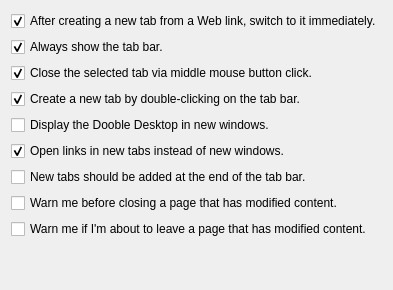
        <widget class="QWidget" name="stackedWidgetPage6">
         <layout class="QVBoxLayout" name="verticalLayout_3">
          <item>
           <widget class="QCheckBox" name="proceedToNewTabCheckBox">
            <property name="text">
             <string>After creating a new tab from a Web link, switch to it immediately.</string>
            </property>
            <property name="checked">
             <bool>true</bool>
            </property>
           </widget>
          </item>
          <item>
           <widget class="QCheckBox" name="alwaysShowTabBarCheckBox">
            <property name="text">
             <string>Always show the tab bar.</string>
            </property>
            <property name="checked">
             <bool>true</bool>
            </property>
           </widget>
          </item>
          <item>
           <widget class="QCheckBox" name="closeViaMiddleCheckBox">
            <property name="text">
             <string>Close the selected tab via middle mouse button click.</string>
            </property>
            <property name="checked">
             <bool>true</bool>
            </property>
           </widget>
          </item>
          <item>
           <widget class="QCheckBox" name="addTabWithDoubleClick">
            <property name="text">
             <string>Create a new tab by double-clicking on the tab bar.</string>
            </property>
            <property name="checked">
             <bool>true</bool>
            </property>
           </widget>
          </item>
          <item>
           <widget class="QCheckBox" name="displayDesktopCheckBox">
            <property name="text">
             <string>Display the Dooble Desktop in new windows.</string>
            </property>
            <property name="checked">
             <bool>false</bool>
            </property>
           </widget>
          </item>
          <item>
           <widget class="QCheckBox" name="openInNewTabsCheckBox">
            <property name="text">
             <string>Open links in new tabs instead of new windows.</string>
            </property>
            <property name="checked">
             <bool>true</bool>
            </property>
           </widget>
          </item>
          <item>
           <widget class="QCheckBox" name="appendNewTabsCheckBox">
            <property name="text">
             <string>New tabs should be added at the end of the tab bar.</string>
            </property>
           </widget>
          </item>
          <item>
           <widget class="QCheckBox" name="closeTabWarningCheckBox">
            <property name="text">
             <string>Warn me before closing a page that has modified content.</string>
            </property>
           </widget>
          </item>
          <item>
           <widget class="QCheckBox" name="leaveModifiedTabCheckBox">
            <property name="text">
             <string>Warn me if I'm about to leave a page that has modified content.</string>
            </property>
           </widget>
          </item>
          <item>
           <spacer name="verticalSpacer_5">
            <property name="orientation">
             <enum>Qt::Vertical</enum>
            </property>
            <property name="sizeHint" stdset="0">
             <size>
              <width>20</width>
              <height>40</height>
             </size>
            </property>
           </spacer>
          </item>
         </layout>
        </widget>
